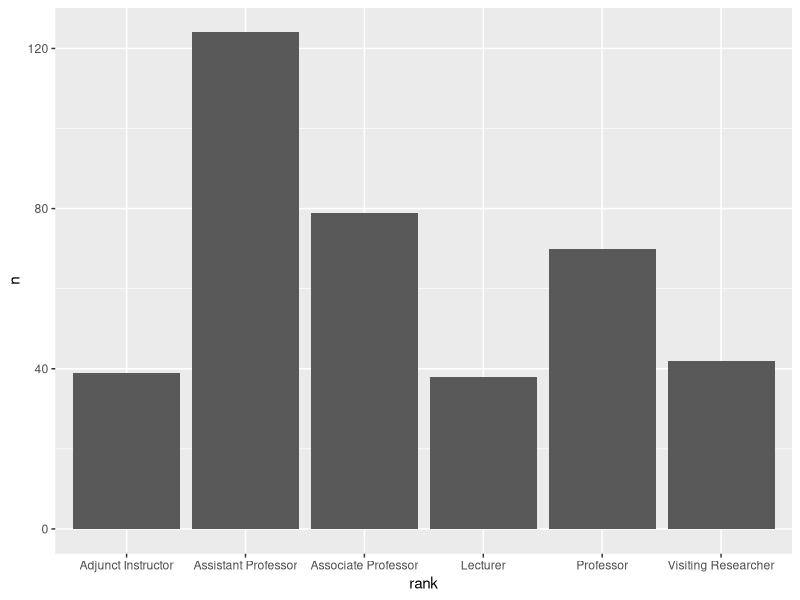
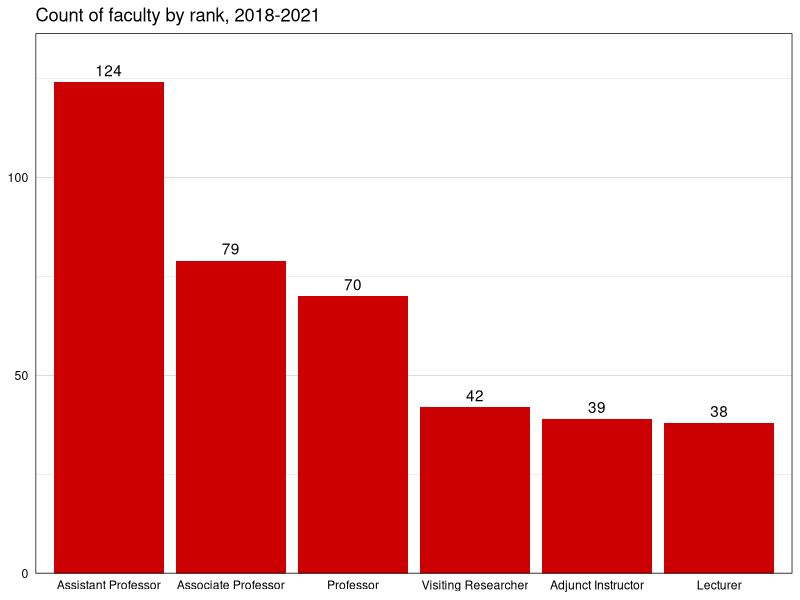
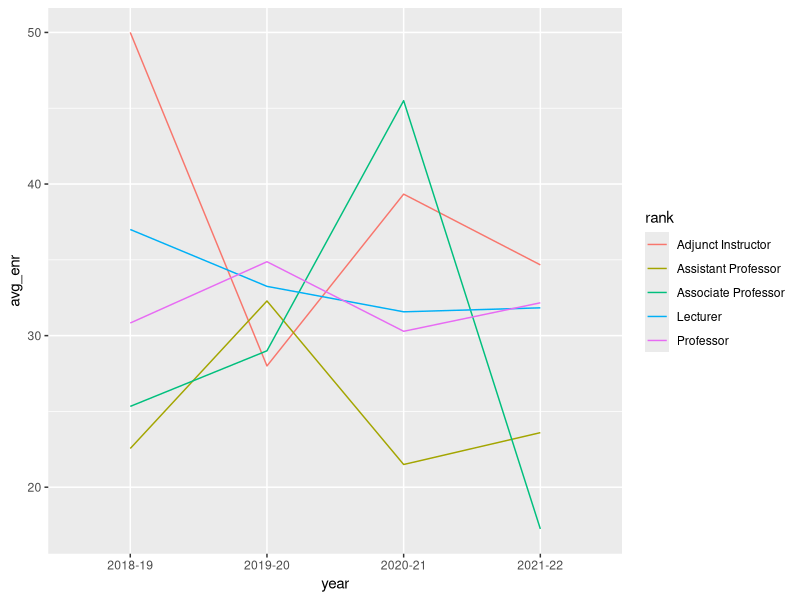
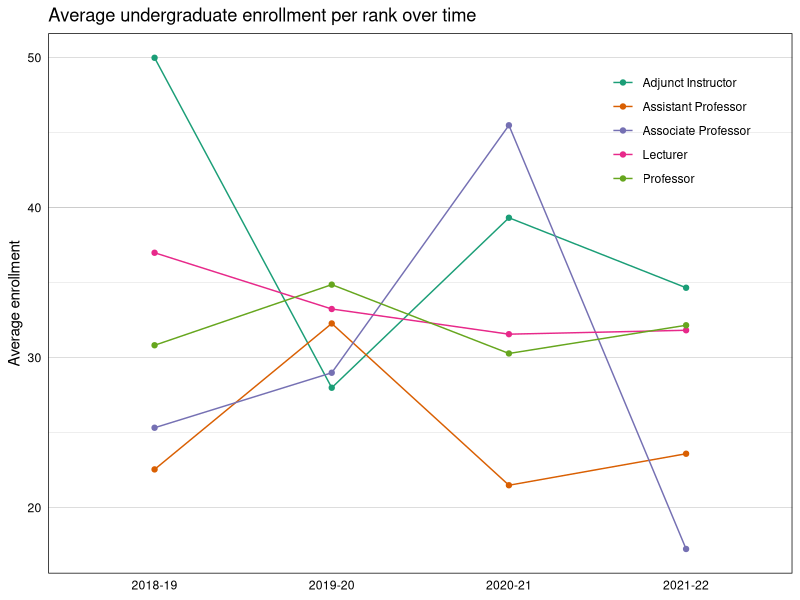

R code for these plots, in order:
## ---- chunk 1
#| echo: false
library(tidyverse)
faculty <- read_csv("data/faculty.csv")
courses <- read_csv("data/courses.csv")
opts <- options(knitr.kable.NA = "")
## ---- chunk 2
#| echo: false
knitr::kable(faculty %>% head(6))
## ---- chunk 3
#| echo: false
knitr::kable(courses %>% head(6))
## ---- chunk 4
#| echo: false
knitr::kable(faculty %>% filter(dept1 == "Sociology") %>% head(6))
## ---- chunk 5
#| echo: false
knitr::kable(faculty %>% filter(dept1 == "Sociology" | dept1 == "Physics") %>% head(6))
## ---- chunk 6
#| echo: false
knitr::kable(faculty %>% filter(dept1 %in% c("Sociology","Physics","Music")) %>% head(6))
## ---- chunk 7
#| echo: false
knitr::kable(faculty %>% filter(dept1 %in% c("Sociology","Physics","Music") & rank == "Professor") %>% head(6))
## ---- chunk 8
#| echo: false
knitr::kable(faculty %>% select(id, dept1, rank) %>% head(6))
## ---- chunk 9
#| echo: false
knitr::kable(faculty %>% select(-dept2) %>% head(6))
## ---- chunk 10
#| echo: false
knitr::kable(faculty %>% select(id, dept1, rank) %>% filter(rank == "Professor") %>% head(6))
## ---- chunk 11
#| echo: false
knitr::kable(courses %>% arrange(desc(enrollment)) %>% head(6))
## ---- chunk 12
#| echo: false
knitr::kable(courses %>% arrange(dept, desc(enrollment)) %>% head(6))
## ---- chunk 13
#| echo: false
knitr::kable(courses %>% count(dept) %>% head(6))
## ---- chunk 14
#| echo: false
knitr::kable(courses %>% count(dept, level, sort = TRUE))
## ---- chunk 15
#| echo: false
knitr::kable(faculty %>% mutate(new = "hello!") %>% head(6))
## ---- chunk 16
#| echo: false
knitr::kable(faculty %>% mutate(prof = ifelse(rank == "Professor",
                       1, 0)) %>% select(rank, prof) %>% head(6))
## ---- chunk 17
#| echo: false
knitr::kable(faculty %>% mutate(joint = ifelse(!is.na(dept2),
                        "joint", NA)) %>% select(dept1, dept2, joint) %>% head(6))
## ---- chunk 18
#| echo: false
knitr::kable(faculty %>% mutate(division = case_when(dept1 %in% c("Sociology","Political Science") ~
                                "Social Sciences",
                              dept1 %in% c("Music","English") ~
                                "Humanities",
                              dept1 %in% c("Chemistry","Physics") ~
                                "Sciences")) %>% 
  select(dept1, division) %>% head(6))
## ---- chunk 19
#| echo: false
knitr::kable(courses %>% 
  group_by(dept, semester) %>% 
  summarize(enr = sum(enrollment)) %>% head(6))
## ---- chunk 20
#| echo: false
knitr::kable(courses %>% 
  group_by(dept, semester) %>% 
  summarize(enr = sum(enrollment),
            courses = n_distinct(course_id)) %>% head(6))
## ---- chunk 21
#| echo: false
knitr::kable(faculty %>% 
  filter(str_detect(rank, "Professor")) %>% head(6))
## ---- chunk 22
#| echo: false
knitr::kable(courses %>% 
  mutate(year = str_c(str_sub(semester, 1, 4), 
                      "-",
                      str_sub(semester, 5, 6))) %>% select(semester, year) %>% unique())
## ---- chunk 23
#| echo: false
knitr::kable(faculty %>% head(6))
## ---- chunk 24
#| echo: false
knitr::kable(faculty %>% 
  pivot_longer(dept1:dept2,
               names_to = "dept_no",
               values_to = "dept",
               values_drop_na = TRUE) %>% head(6))
## ---- chunk 25
#| echo: false
knitr::kable(faculty %>% 
  pivot_longer(dept1:dept2,
               names_to = "dept_no",
               values_to = "dept",
               values_drop_na = TRUE) %>% 
  select(-year, -rank) %>% head(6))
## ---- chunk 26
#| echo: false
knitr::kable(courses %>% head(2))
## ---- chunk 27
#| echo: false
knitr::kable(courses %>% 
  pivot_wider(names_from = "level",
              values_from = "enrollment") %>% head(4))
## ---- chunk 28
#| echo: false
knitr::kable(faculty %>% head(4))
## ---- chunk 29
#| echo: false
knitr::kable(courses %>% head(4))
## ---- chunk 30
#| echo: false
knitr::kable(courses %>% head(5))
## ---- chunk 31
#| code-line-numbers: "6-7"
courses_UG <- courses %>% 
  filter(level == "UG") %>% 
  mutate(year = str_c(str_sub(semester, 1, 4), 
                      "-",
                      str_sub(semester, 5, 6))) %>% 
  group_by(year, faculty_id) %>% 
  summarize(enr = sum(enrollment))
## ---- chunk 32
#| echo: false
knitr::kable(courses_UG %>% head(4))
## ---- chunk 33
#| echo: false
knitr::kable(faculty %>% head(6))
## ---- chunk 34
#| echo: false
knitr::kable(courses_UG %>% arrange(desc(year)) %>% head(6))
## ---- chunk 35
fac_enr <- faculty %>% 
  left_join(courses_UG, by = c("id" = "faculty_id",
                               "year" = "year"))
## ---- chunk 36
#| echo: false
knitr::kable(fac_enr %>% head(6))
## ---- chunk 37
#| code-line-numbers: "4-5"
fac_enr <- faculty %>% 
  left_join(courses_UG, by = c("id" = "faculty_id",
                               "year" = "year")) %>% 
  group_by(year, rank) %>% 
  summarize(avg_enr = mean(enr, na.rm = TRUE))
## ---- chunk 38
#| echo: false
knitr::kable(fac_enr %>% arrange(desc(year)) %>% head(6))
## ---- chunk 39
#| echo: false
#| fig-height: 4
#| fig-align: "center"
faculty %>%
  count(rank) %>%
  ggplot(aes(x = rank, y = n)) +
  geom_bar(stat = "identity")
## ---- chunk 40
#| code-fold: true
#| code-summary: "expand for full code"
#| fig-align: "center"
faculty %>%
  count(rank) %>%
  ggplot(aes(x = reorder(rank, -n), y = n)) +
  geom_bar(stat = "identity", fill = "#cc0000") +
  scale_y_continuous(expand = expansion(mult = c(0, 0.1))) +
  geom_text(aes(label = n), vjust = -0.5) +
  labs(x = NULL, y = NULL,
       title = "Count of faculty by rank, 2018-2021") +
  theme_linedraw() +
  theme(panel.grid.major.x = element_blank(),
        axis.ticks = element_blank())
## ---- chunk 41
#| echo: false
#| fig-height: 4
#| fig-align: "center"
fac_enr %>% 
  filter(!is.na(avg_enr)) %>% 
  ggplot(aes(x = year, y = avg_enr, group = rank, color = rank)) +
  geom_line()
## ---- chunk 42
#| code-fold: true
#| code-summary: "expand for full code"
#| fig-align: "center"
fac_enr %>% 
  filter(!is.na(avg_enr)) %>% 
  ggplot(aes(x = year, y = avg_enr, group = rank, color = rank)) +
  geom_line() +
  geom_point() +
  scale_color_brewer(type = "qual", palette = "Dark2") +
  labs(x = NULL, y = "Average enrollment",
       title = "Average undergraduate enrollment per rank over time") +
  theme_linedraw() +
  theme(panel.grid.major.x = element_blank(),
        axis.ticks = element_blank(),
        legend.title = element_blank(),
        legend.background = element_rect(fill = NA),
        legend.key = element_rect(fill = NA),
        legend.position = c(0.85, 0.82))
